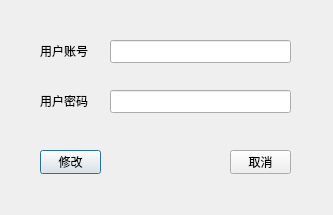
<?xml version="1.0" encoding="UTF-8"?>
<ui version="4.0">
 <class>UpdateInfo</class>
 <widget class="QDialog" name="UpdateInfo">
  <property name="geometry">
   <rect>
    <x>0</x>
    <y>0</y>
    <width>333</width>
    <height>215</height>
   </rect>
  </property>
  <property name="windowTitle">
   <string>Dialog</string>
  </property>
  <property name="styleSheet">
   <string notr="true"/>
  </property>
  <widget class="QLineEdit" name="account">
   <property name="geometry">
    <rect>
     <x>110</x>
     <y>40</y>
     <width>181</width>
     <height>23</height>
    </rect>
   </property>
  </widget>
  <widget class="QLabel" name="label">
   <property name="geometry">
    <rect>
     <x>40</x>
     <y>40</y>
     <width>71</width>
     <height>21</height>
    </rect>
   </property>
   <property name="text">
    <string>用户账号</string>
   </property>
  </widget>
  <widget class="QLabel" name="label_2">
   <property name="geometry">
    <rect>
     <x>40</x>
     <y>90</y>
     <width>71</width>
     <height>21</height>
    </rect>
   </property>
   <property name="text">
    <string>用户密码</string>
   </property>
  </widget>
  <widget class="QLineEdit" name="password">
   <property name="geometry">
    <rect>
     <x>110</x>
     <y>90</y>
     <width>181</width>
     <height>23</height>
    </rect>
   </property>
  </widget>
  <widget class="QPushButton" name="btn_update">
   <property name="geometry">
    <rect>
     <x>40</x>
     <y>150</y>
     <width>61</width>
     <height>24</height>
    </rect>
   </property>
   <property name="text">
    <string>修改</string>
   </property>
  </widget>
  <widget class="QPushButton" name="btn_cancel">
   <property name="geometry">
    <rect>
     <x>230</x>
     <y>150</y>
     <width>61</width>
     <height>24</height>
    </rect>
   </property>
   <property name="text">
    <string>取消</string>
   </property>
  </widget>
 </widget>
 <resources/>
 <connections/>
</ui>
